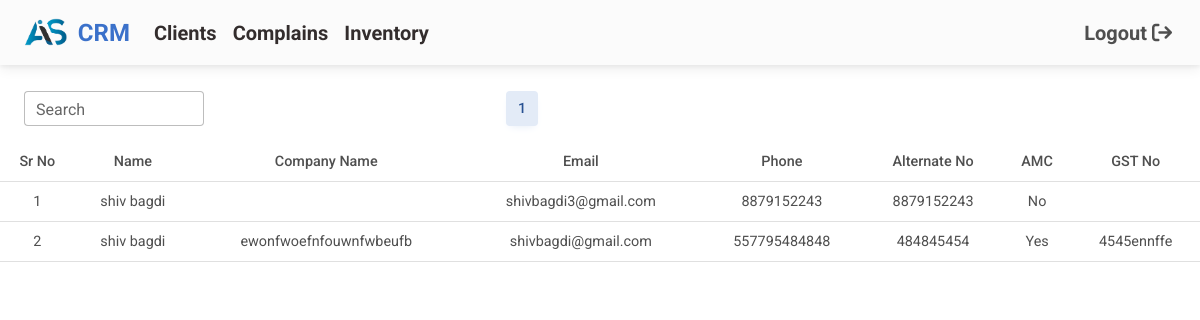
The page /view-client/ (signed in) on the database its author committed.
### client/models.py (models this page shows, shortened)
class clients(models.Model):
    created_at = models.DateTimeField(auto_now_add=True)
    first_name = models.CharField(max_length=50)
    last_name = models.CharField(max_length=50)
    email = models.CharField(max_length=100, blank=True, unique=True)
    phone = models.IntegerField(unique=True)
    Alternate_no = models.IntegerField(unique=True, blank=True)
    GST_no = models.CharField(max_length=150, unique=True)
    company_name = models.CharField(max_length=50, blank=True)
    amc_client = models.BooleanField(default=False)
    amc_start_date = models.DateField(null=True, blank=True)
    amc_end_date = models.DateField(null=True, blank=True)
    updated_at = models.DateTimeField(auto_now=True, blank=True)

### client/views.py (the view)
# urls.py: path("view-client/", view_client, name='view-client'),
def view_client(request):
    search_query = request.GET.get('search_query', '')
    items_per_page = 15
    if search_query:
        clients_list = clients.objects.filter(
            Q(first_name__icontains=search_query) |
            Q(last_name__icontains=search_query) |
            Q(email__icontains=search_query) |
            Q(company_name__icontains=search_query)
        )
    else:
        clients_list = clients.objects.all()
    paginator = Paginator(clients_list, items_per_page)
    page_number = request.GET.get('page')
    page = paginator.get_page(page_number)
    max_pages = 5  # Show 5 page numbers
    current_page = page.number
    total_pages = paginator.num_pages
    half_max_pages = max_pages // 2
    start_page = max(1, current_page - half_max_pages)
    end_page = min(total_pages, start_page + max_pages - 1)
    return render(request, 'view_clients.html', {
        'page': page,
        'start_page': start_page,
        'end_page': end_page,
    })

### client/templatetags/custom_filters.py (called while the page is built)
@register.filter
def get_pagination_range(current_page, max_page_count):
    middle_value = max_page_count // 2
    total_pages = current_page.paginator.num_pages
    if current_page.number <= middle_value:
        start_page = 1
        end_page = min(total_pages, max_page_count)
    elif current_page.number > total_pages - middle_value:
        start_page = max(1, total_pages - max_page_count + 1)
        end_page = total_pages
    else:
        start_page = current_page.number - middle_value
        end_page = current_page.number + middle_value
    return range(start_page, end_page + 1)

### client/templates/view_clients.html (shortened to what this page needs)
{% extends 'base.html' %}
{% block content %}
{% load custom_filters %}
{% if user.is_authenticated %}
<div class="row">
  <div class="col-md-2 ms-4">
    <div class="form-outline">
      <input type="text" name="search_query" id="search-input" class="form-control" />
      <label class="form-label" for="form12">Search</label>
    </div>
  </div>
  <br>
  <br>
  <div class="col-md-6">
    <nav aria-label="...">
      <ul class="pagination justify-content-center">
        {% for i in page|get_pagination_range:5 %}
        <li class="page-item{% if i == page.number %} active{% endif %}">
          <a class="page-link" href="?page={{ i }}">{{ i }}</a>
        </li>
        {% endfor %}
      </ul>
    </nav>
  </div>
</div>
<div class="table-responsive">
  <table class="table table-hover table-sm">
    <thead>
      <tr class="text-center">
        <th scope="col">Sr No</th>
        <th scope="col">Name</th>
        <th scope="col">Company Name</th>
        <th scope="col">Email</th>
        <th scope="col">Phone</th>
        <th scope="col">Alternate No</th>
        <th scope="col">AMC</th>
        <th scope="col">GST No</th>
      </tr>
    </thead>
    <tbody id="search-results-table">
      {% for clients in page %}
      <tr class="text-center" data-client-id="{{ clients.id }}">
        <td>{{ forloop.counter }}</td>
        <td>{{ clients.first_name }} {{ clients.last_name }}</td>
        <td>{{ clients.company_name }}</td>
        <td>{{ clients.email }}</td>
        <td>{{ clients.phone }}</td>
        <td>{{ clients.Alternate_no }}</td>
        {% if clients.amc_client %}
        <td>Yes</td>
        {% else %}
        <td>No</td>
        {% endif %}
        <td>{{ clients.GST_no }}</td>
      </tr>
      {% endfor %}
    </tbody>
  </table>
</div>
{% endif %}
{% endblock %}

### rows shown on the page
clients: first_name "shiv", last_name "bagdi", email "shivbagdi3@gmail.com", phone "8879152243", Alternate_no "8879152243", amc_client "No"
clients: first_name "shiv", last_name "bagdi", company_name "ewonfwoefnfouwnfwbeufb", email "shivbagdi@gmail.com", phone "557795484848", Alternate_no "484845454", amc_client "Yes", GST_no "4545ennffe"

### other values the page prints
{{ i }} "1"
